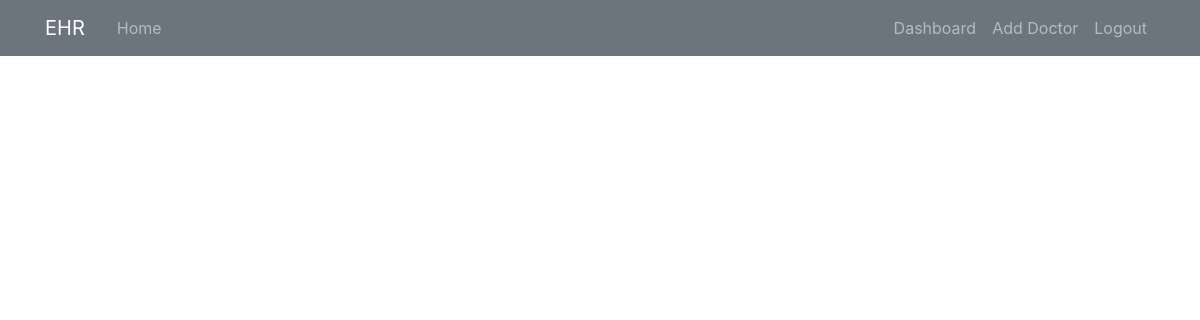
The app's page /view_appointments/ (signed in), older data.
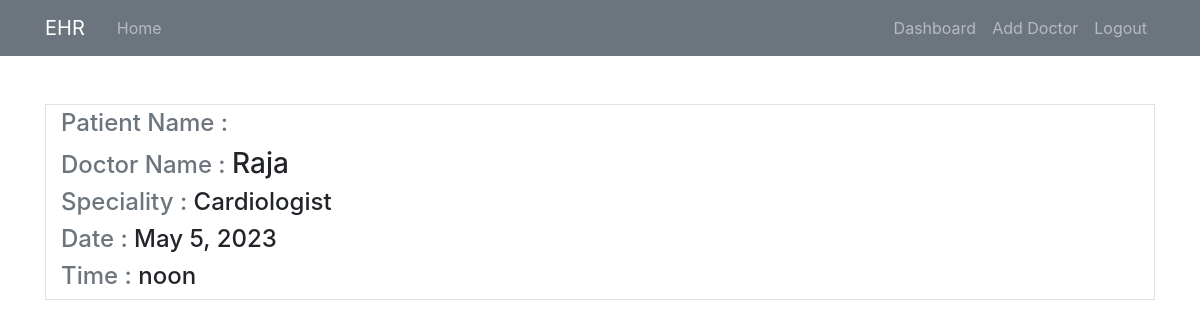
The same page, newer data.
### User/models.py (models this page shows, shortened)
class Appointment(models.Model):
    patient_name = models.ForeignKey(Patient, on_delete=models.CASCADE)
    doctor_name = models.ForeignKey(Doctor, on_delete=models.CASCADE)
    date = models.DateField()
    time = models.TimeField()

class Doctor(models.Model):
    doctor_name = models.CharField(max_length=20, primary_key=True)
    speciality = models.CharField(max_length=20)
    city = models.CharField(max_length=20)
    State = models.CharField(max_length=20)
    date_of_joining = models.DateField()
    email = models.EmailField()
    GENDER_CHOICES = (
        ('M', 'Male'),
        ('F', 'Female'),
    )
    gender = models.CharField(max_length=1, choices=GENDER_CHOICES)
    def __str__(self):
        return f'{self.doctor_name}'

### User/views.py (the view)
# urls.py: path('view_appointments/', user_views.view_appointments, name="view-appointments"),
@login_required
@admin_required
def view_appointments(request):
    context = {
        'appointment': Appointment.objects.all(),
    }
    return render(request, 'User/appointments.html', context)

### User/templates/User/appointments.html (shortened to what this page needs)
{% extends 'User/home.html' %}
{% block contents %}
{% for app in appointment %}
<div class="container border my-3">
    <div class="row" >
        <div class="col-md">
            <div class="h4"> <span class="text-muted"> Patient Name :</span> </div>
            <div class="h4"> <span class="text-muted"> Doctor Name :</span> <span class="h3">{{ app.doctor_name}} </span></div>
            <div class="h4"> <span class="text-muted"> Speciality :</span> {{ app.doctor_name.speciality}} </div>
            <div class="h4"> <span class="text-muted"> Date :</span> {{ app.date }}  </div>
            <div class="h4"> <span class="text-muted"> Time :</span> {{ app.time }}  </div>
        </div>
    </div>
</div>
{% endfor %}
{% endblock contents%}

Row changes from the older to the newer data that the page shows:
added Appointment: doctor_name "Raja", doctor_name.speciality "Cardiologist", date "May 5, 2023", time "noon"
